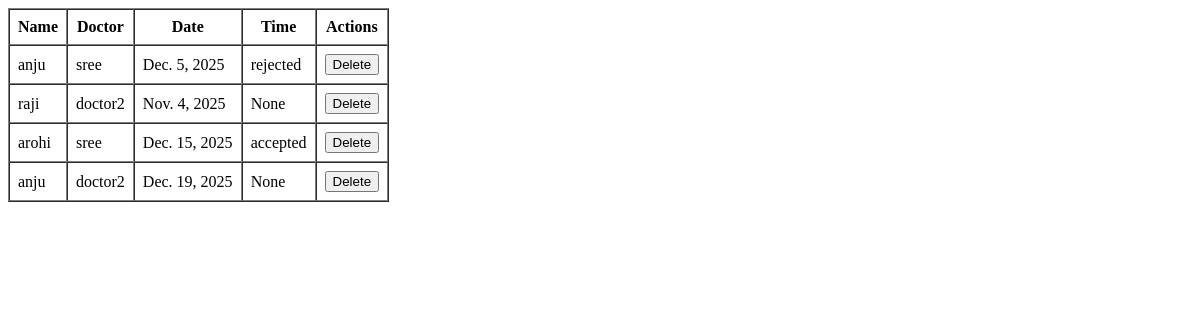
The app's page /appoinment, older data.
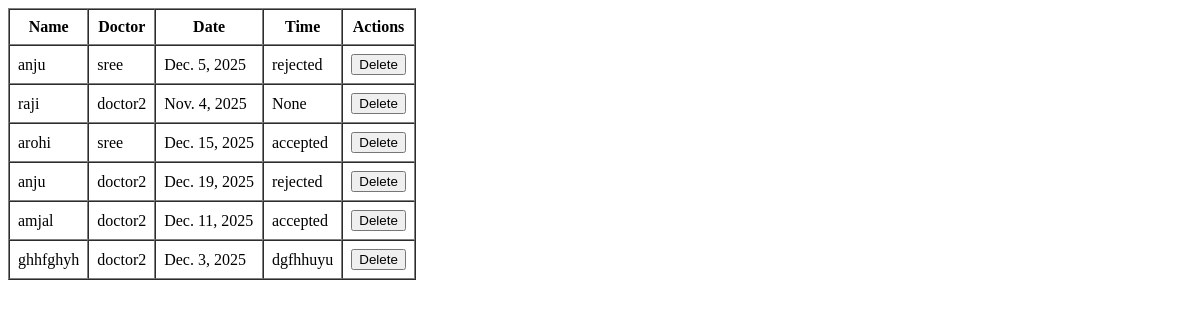
The same page, newer data.
### BrainTumorDetectionApp/models.py (models this page shows)
class AppoinmentTable(models.Model):
    PATIENT=models.ForeignKey(PatientTable, on_delete=models.CASCADE)
    DOCTOR=models.ForeignKey(DoctorTable, on_delete=models.CASCADE)
    Date=models.DateField(null=True, blank=True)
    time = models.TimeField(null=True, blank=True)
    Status=models.CharField(max_length=100, null=True, blank=True)
    create_date=models.TimeField(auto_now_add=True, null=True, blank=True)

class PatientTable(models.Model):
    LOGIN = models.ForeignKey(LoginTable, on_delete=models.CASCADE)
    Name=models.CharField(max_length=30, null=True, blank=True)
    Age=models.IntegerField(null=True, blank=True)
    Gender=models.CharField(max_length=30, null=True, blank=True)
    PhNumber=models.BigIntegerField( null=True, blank=True)
    Email=models.CharField(max_length=30, null=True, blank=True)
    Address=models.CharField(max_length=100, null=True, blank=True)

class DoctorTable(models.Model):
    LOGIN = models.ForeignKey(LoginTable, on_delete=models.CASCADE)
    Name=models.CharField(max_length=30, null=True, blank=True)
    PhNumber=models.BigIntegerField( null=True, blank=True)
    Address=models.CharField(max_length=100, null=True, blank=True)
    Specialization=models.CharField(max_length=30, null=True, blank=True)
    HospitalName=models.CharField(max_length=30, null=True, blank=True)
    Email=models.CharField(max_length=30, null=True, blank=True)

### BrainTumorDetectionApp/views.py (the view)
# urls.py: path('appoinment', viewappoinmentPage.as_view(), name="appoinment"),
class viewappoinmentPage(View):
    def get(self, request):
        obj = AppoinmentTable.objects.all()
        return render(request, "administration/view_appoinment.html", {'val': obj} )

### templates/administration/view_appoinment.html (shortened to what this page needs)
<!DOCTYPE html>
<html lang="en">
<head>
</head>
<body>
    <table border="1" cellpadding="8" cellspacing="0">
        <tr>
            <th>Name</th>
            <th>Doctor</th>
            <th>Date</th>
            <th>Time</th>
            <th>Actions</th>
        </tr>
        {% for i in val %}
        <tr>
            <td>{{ i.PATIENT.Name }}</td>
            <td>{{ i.DOCTOR.Name }}</td>
            <td>{{ i.Date }}</td>
            <td>{{ i.Status }}</td>
            <td>
               <a href="delete_appoinment/{{i.id}}"><button>Delete</button></a>
            </td>
        </tr>
       {% endfor %}
    </table>
</body>
</html>

Row changes from the older to the newer data that the page shows:
changed AppoinmentTable "Dec. 19, 2025": Status "None" → "rejected"
added AppoinmentTable: PATIENT.Name "amjal", DOCTOR.Name "doctor2", Date "Dec. 11, 2025", Status "accepted"
added AppoinmentTable: PATIENT.Name "ghhfghyh", DOCTOR.Name "doctor2", Date "Dec. 3, 2025", Status "dgfhhuyu"
